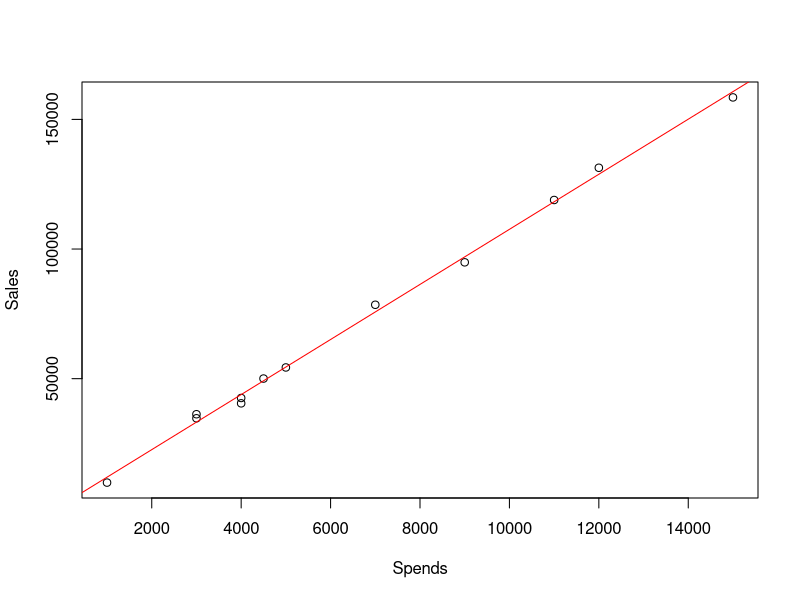

This chart was generated by the following R code:
# Creating the data frame
month <- c(1:12)
spends <- c(1000, 4000, 5000, 4500, 3000, 4000, 9000, 11000, 15000, 12000, 7000, 3000)
sales <- c(9914, 40487, 54324, 50044, 34719, 42551, 94871, 118914, 158484, 131348, 78504, 36284)
df <- data.frame(month, spends, sales)

# Fitting a regression model
model <- lm(sales ~ spends, data = df)

# Predicting Sales
pred_sales <- predict(model, data.frame(spends = df$spends))


# Plotting the scatter plot with regression line
plot(df$spends, df$sales, xlab = "Spends", ylab = "Sales")
abline(model, col = "red")
